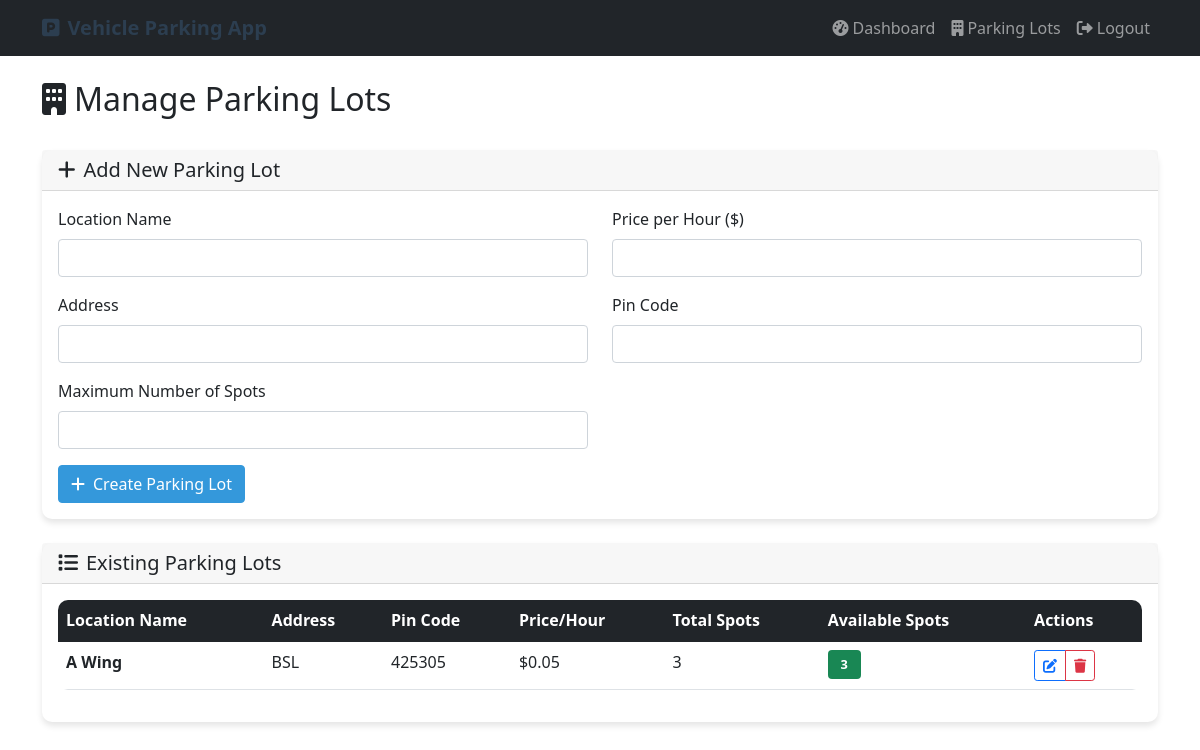
The page /admin/parking-lots (signed in) on the database its author committed.
### tables this page shows
CREATE TABLE parking_lots (
            id INTEGER PRIMARY KEY AUTOINCREMENT,
            prime_location_name TEXT NOT NULL,
            price_per_hour REAL NOT NULL,
            address TEXT NOT NULL,
            pin_code TEXT NOT NULL,
            maximum_number_of_spots INTEGER NOT NULL,
            created_at TIMESTAMP DEFAULT CURRENT_TIMESTAMP
        );

### app.py (the view)
@app.route('/admin/parking-lots', methods=['GET', 'POST'])
@login_required
def admin_parking_lots_route():
    return admin_parking_lots()

### app.py (called while the page is built)
@login_manager.user_loader
def load_user(user_id):
    db = get_db()
    user_row = db.execute('SELECT * FROM users WHERE id = ?', (user_id,)).fetchone()
    if user_row:
        return User(user_row)
    return None

@app.context_processor
def inject_now():
    return {'now': datetime.now(timezone.utc)}

### controllers/admin_controller.py (called while the page is built, shortened)
def admin_parking_lots():
    if getattr(current_user, 'role', None) != 'admin':
        flash('Access denied!', 'error')
        return redirect(url_for('index'))
    db = get_db()
    parking_lots_raw = db.execute('SELECT * FROM parking_lots').fetchall()
    parking_lots = []
    for lot_row in parking_lots_raw:
        lot = dict(lot_row)
        occupied = db.execute('SELECT COUNT(*) FROM parking_spots WHERE lot_id = ? AND status = "O"', (lot['id'],)).fetchone()[0]
        lot['available_spots'] = lot['maximum_number_of_spots'] - occupied
        parking_lots.append(lot)
    return render_template('admin_parking_lots.html', parking_lots=parking_lots)

### controllers/auth_controller.py (called while the page is built)
    @property
    def is_authenticated(self):
        return True

### models/database.py (called while the page is built)
def get_db():
    if 'db' not in g:
        g.db = sqlite3.connect(DATABASE)
        g.db.row_factory = sqlite3.Row
    return g.db

### templates/admin_parking_lots.html (shortened to what this page needs)
{% extends "base.html" %}
{% block content %}
<div class="row mb-4">
    <div class="col-12">
        <h2><i class="fas fa-building me-2"></i>Manage Parking Lots</h2>
    </div>
</div>
<div class="row mb-4">
    <div class="col-12">
        <div class="card">
            <div class="card-header">
                <h5 class="mb-0"><i class="fas fa-plus me-2"></i>Add New Parking Lot</h5>
            </div>
            <div class="card-body">
                <form method="POST" novalidate>
                    <div class="row">
                        <div class="col-md-6 mb-3">
                            <label for="prime_location_name" class="form-label">Location Name</label>
                            <input type="text" class="form-control" id="prime_location_name" name="prime_location_name" required>
                        </div>
                        <div class="col-md-6 mb-3">
                            <label for="price_per_hour" class="form-label">Price per Hour ($)</label>
                            <input type="number" class="form-control" id="price_per_hour" name="price_per_hour" step="0.01" min="0" required>
                        </div>
                    </div>
                    <div class="row">
                        <div class="col-md-6 mb-3">
                            <label for="address" class="form-label">Address</label>
                            <input type="text" class="form-control" id="address" name="address" required>
                        </div>
                        <div class="col-md-6 mb-3">
                            <label for="pin_code" class="form-label">Pin Code</label>
                            <input type="text" class="form-control" id="pin_code" name="pin_code" required>
                        </div>
                    </div>
                    <div class="row">
                        <div class="col-md-6 mb-3">
                            <label for="maximum_number_of_spots" class="form-label">Maximum Number of Spots</label>
                            <input type="number" class="form-control" id="maximum_number_of_spots" name="maximum_number_of_spots" min="1" required>
                        </div>
                    </div>
                    <button type="submit" class="btn btn-primary">
                        <i class="fas fa-plus me-2"></i>Create Parking Lot
                    </button>
                </form>
            </div>
        </div>
    </div>
</div>
<div class="row">
    <div class="col-12">
        <div class="card">
            <div class="card-header">
                <h5 class="mb-0"><i class="fas fa-list me-2"></i>Existing Parking Lots</h5>
            </div>
            <div class="card-body">
                {% if parking_lots %}
                    <div class="table-responsive">
                        <table class="table table-hover">
                            <thead class="table-dark">
                                <tr>
                                    <th>Location Name</th>
                                    <th>Address</th>
                                    <th>Pin Code</th>
                                    <th>Price/Hour</th>
                                    <th>Total Spots</th>
                                    <th>Available Spots</th>
                                    <th>Actions</th>
                                </tr>
                            </thead>
                            <tbody>
                                {% for lot in parking_lots %}
                                    <tr>
                                        <td>
                                            <strong>{{ lot.prime_location_name }}</strong>
                                        </td>
                                        <td>{{ lot.address }}</td>
                                        <td>{{ lot.pin_code }}</td>
                                        <td>${{ "%.2f"|format(lot.price_per_hour) }}</td>
                                        <td>{{ lot.maximum_number_of_spots }}</td>
                                        <td>
                                            {% set occupied = lot.spots|selectattr('status', 'equalto', 'O')|list|length %}
                                            <span class="badge bg-success">{{ lot.maximum_number_of_spots - occupied }}</span>
                                        </td>
                                        <td>
                                            <div class="btn-group" role="group">
                                                <a href="{{ url_for('edit_parking_lot_route', lot_id=lot.id) }}" class="btn btn-sm btn-outline-primary">
                                                    <i class="fas fa-edit"></i>
                                                </a>
                                                <a href="{{ url_for('delete_parking_lot_route', lot_id=lot.id) }}"
                                                   class="btn btn-sm btn-outline-danger"
                                                   onclick="return confirm('Are you sure you want to delete this parking lot?')">
                                                    <i class="fas fa-trash"></i>
                                                </a>
                                            </div>
                                        </td>
                                    </tr>
                                {% endfor %}
                            </tbody>
                        </table>
                    </div>
                {% else %}
                    <div class="text-center py-4">
                        <i class="fas fa-building fa-3x text-muted mb-3"></i>
                        <h5 class="text-muted">No parking lots created yet</h5>
                        <p class="text-muted">Create your first parking lot using the form above.</p>
                    </div>
                {% endif %}
            </div>
        </div>
    </div>
</div>
{% endblock %}

### static/css/style.css (style rules this page uses)
.card { box-shadow: 0 4px 6px rgba(0, 0, 0, 0.1); border: none; border-radius: 10px; transition: transform 0.2s ease-in-out; }
.btn-primary { background-color: #3498db; border-color: #3498db; }
.table { border-radius: 10px; overflow: hidden; }
.badge { font-size: 0.8rem; padding: 0.5rem 0.8rem; }

### rows shown on the page
parking_lots: prime_location_name "A Wing", address "BSL", pin_code "425305", price_per_hour "0.05", maximum_number_of_spots "3", lot.maximum_number_of_spots-occupied "3"
